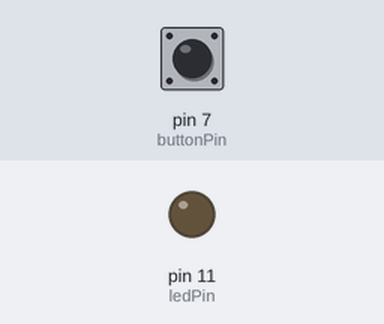
A sketch run on a simulated Arduino Uno, built with avr-gcc and run on an emulated ATmega328P. Parts: output pins drawn as LEDs (lit = HIGH). The test bench sets the inputs (shaded band); at power-on: pin 7 (buttonPin) LOW.

Above: at 1.2 s.
1.3 s: pin 7 (buttonPin) pulled HIGH for 0.15 s
At 1.4 s:
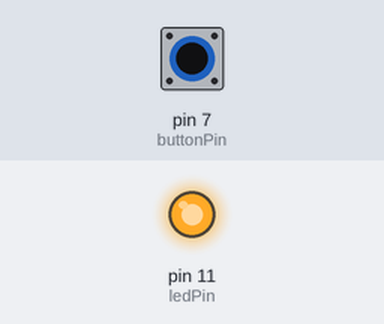
3.0 s: pin 7 (buttonPin) pulled HIGH for 3.2 s
At 7.3 s:
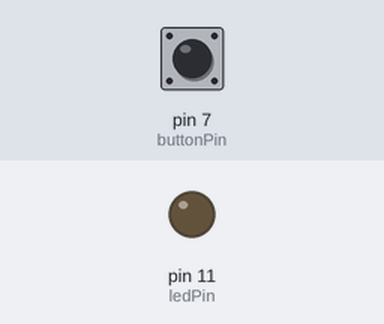
Timing chart, 0 to 8.8 s (numbered marks = the images above; inputs shaded):
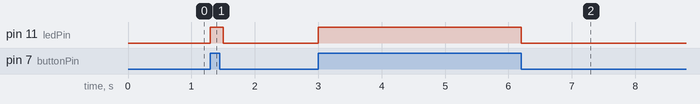

The sketch:

3_LED_Com_Button.ino
```cpp
// By: Eliseu Coelho
//GitHub: @eliseu01
//LinkedIn: @eliseucoelhoo

//LED_Com_Button - Led com botão(push button)
//Já vemos muito em nosso cotidiano o uso de botões para a execução de certas tarefas, como no controle de TV, no mouse, no micro-ondas e etc. É notório que os botões estão, atualmente, bastante presentes na vida do ser humano.
//Hoje, vamos fazer um circuito simples com LED que liga, enquanto um botão está pressionado, e desliga, enquanto o botão não estiver pressionado. Para enterdemos um pouco como funciona estes tipos de circuitos.


//Diferentes de em circuitos anteriores, agora vamos usar o botão e, além disso, funções condicionais.
//Funções condicionais são aquelas funções que vão ser executadas, apenas, quando uma condição for verdadeira.
//Por exemplo, "se eu apertar o botão, o LED acende", o "se" no começo da frase expressa a ideia de condição, "eu apertar o botão" essa parte é a condição, e "o LED acende" é o que acontece se a condição for atendida.
//Se quiser entender mais sobre funções/estruturas condicionais, visite e leia este artigo: https://www.treinaweb.com.br/blog/estruturas-condicionais-e-de-repeticao.

//O botão que usaremos aqui, vai ser um Push Button(o que pode ser chamado também de Chave Táctil).
//O push button funciona de uma maneira bem simples, resumidamente, ele é um tipo de interruptor pulsador, ou seja, conduz somente quando está pressionado.
//Ele possui 4 terminais, 2 "em cima" e 2 "em baixo". Quando você pressiona o botão você fecha o circuito, permitindo a passagem de corrente, por todos os terminais.

//Para mais informações e melhor compreendimento deste circuito, tanto da parte de software quando da de hardware, recomendo, fortemente, que você visite e leia este artigo: https://www.blogdarobotica.com/2020/09/28/ligar-e-desligar-led-com-botao-push-button-chave-tactil-com-arduino/.
//*O mesmo artigo que me ensinou a usar o Push Button.


//Começando...

int ledPin = 11; // Aqui criamos uma variável para armazenar o número da porta ligada ao LED que vamos acender. Se quiseres ligar o LED_BUILTIN edite o número para 13.
int buttonPin =  7; // Neste caso, 7 é a porta que diferente de em outros circuitos vai receber valores em vez de enviar. Na maioria das vezes, aqui vamos usar as portas digitais, e um detalhe de uma porta digital é que ela só pode enviar/receber dois tipos de valores, HIGH e LOW.
int estadoButton; //Essa variável não está ligada a nenhuma porta, pois não é esse o seu objetivo. Ela foi criada para armazenar o valor HIGH ou LOW, que vai indicar se o botão está sendo pressionado ou não.


// setup() é o nome da função que será executada, apenas, uma vez, quando o circuito começar.
void setup(){
  pinMode(ledPin,OUTPUT);// Configuramos a porta do LED para OUTPUT(enviar).
  pinMode(buttonPin, INPUT);// Configuramos a porta do botão para INPUT(receber), se pressiornarmos o botão, a porta vai receber HIGH, e se não estivermos pressionando, a porta vai receber LOW. Esta estrutura para receber valores é executada de acordo com o seu Hardware, a parte física do seu circuito. Então a porta pode receber os valores que você quiser nas situações que você desejar.
}

// loop() é a função que será executada "infinitamente", literalmente um "loop".
void loop(){
  estadoButton = digitalRead(buttonPin); //digitalRead() é função que "ler" a porta, então se porta estiver recebendo HIGH, a função vai ler HIGH, e a variável estadoButton terá HIGH como valor. E um detalhe é que este tipo de variável muda quando você quiser, então quando a função ler LOW, a variável vai mudar para LOW sem nenhum problema.

  //É aqui que apresentamos uma função condicional, o "IF"(que significa em português "se", aquilo que expressa condição).
  if(estadoButton == HIGH){ //Traduzindo... Se o que estiver dentro do parênteses for verdadeiro, execute o que estar entre as chaves. Se não for verdadeiro, não executa.
    digitalWrite(ledPin, HIGH); // Envia HIGH para o LED, ou seja, acende o LED.
    delay(100);// O circuito aguarda 100 milissegundos(0,1 segundo) para continuar.
  }
  //"ELSE" é outra função condicional que significa "se não". Então, SE NÃO for verdadeiro o que estiver no parênteses do 'if', então vai executar o que estiver no 'else'.
  else{
    digitalWrite(ledPin, LOW);//Envia LOW para o LED, ou seja, desliga o LED.
  }
}

//Se quiseres conversar e tirar dúvidas comigo, me envie uma DM no Instagram: @eliseucoelhoo
```

Measured:
- after the input at 1.3 s, pin 11 (ledPin): LOW → HIGH at once, → LOW 0.20 s later
- after the input at 3.0 s, pin 11 (ledPin): LOW → HIGH at once, → LOW 3.2 s later
